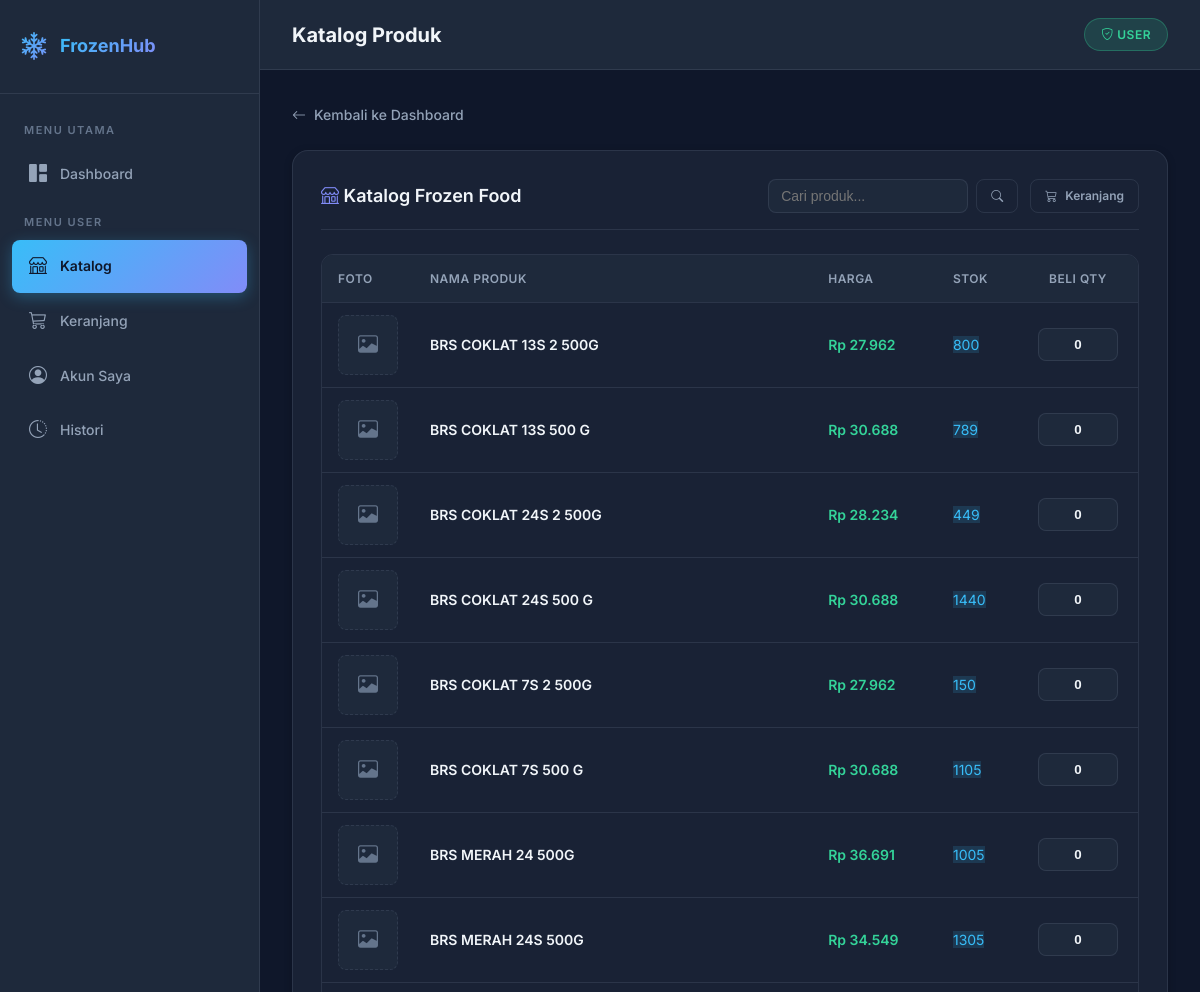
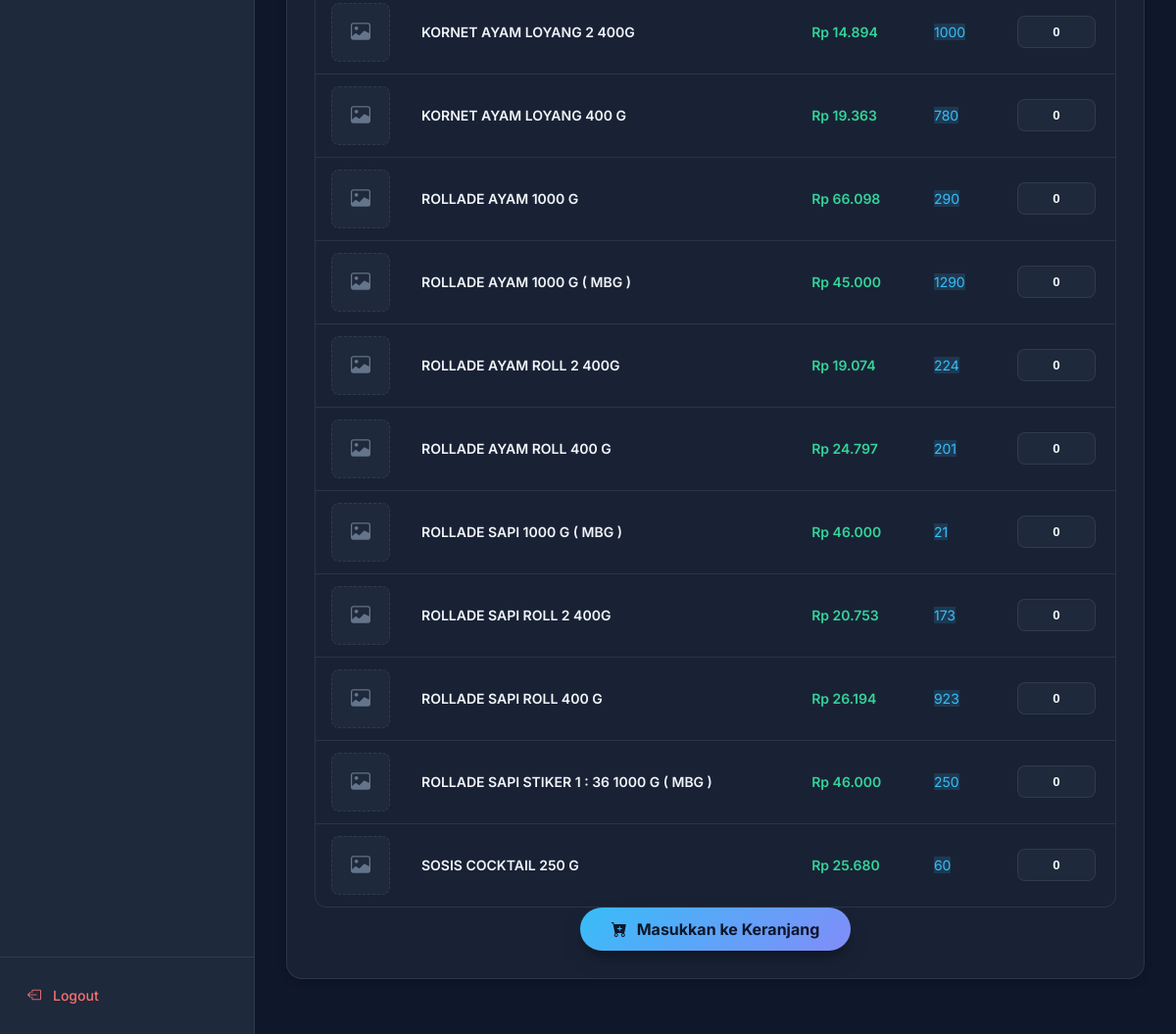
/user/katalog.php (signed in), run on an earlier commit of the app's database (2 pictures, top to bottom).
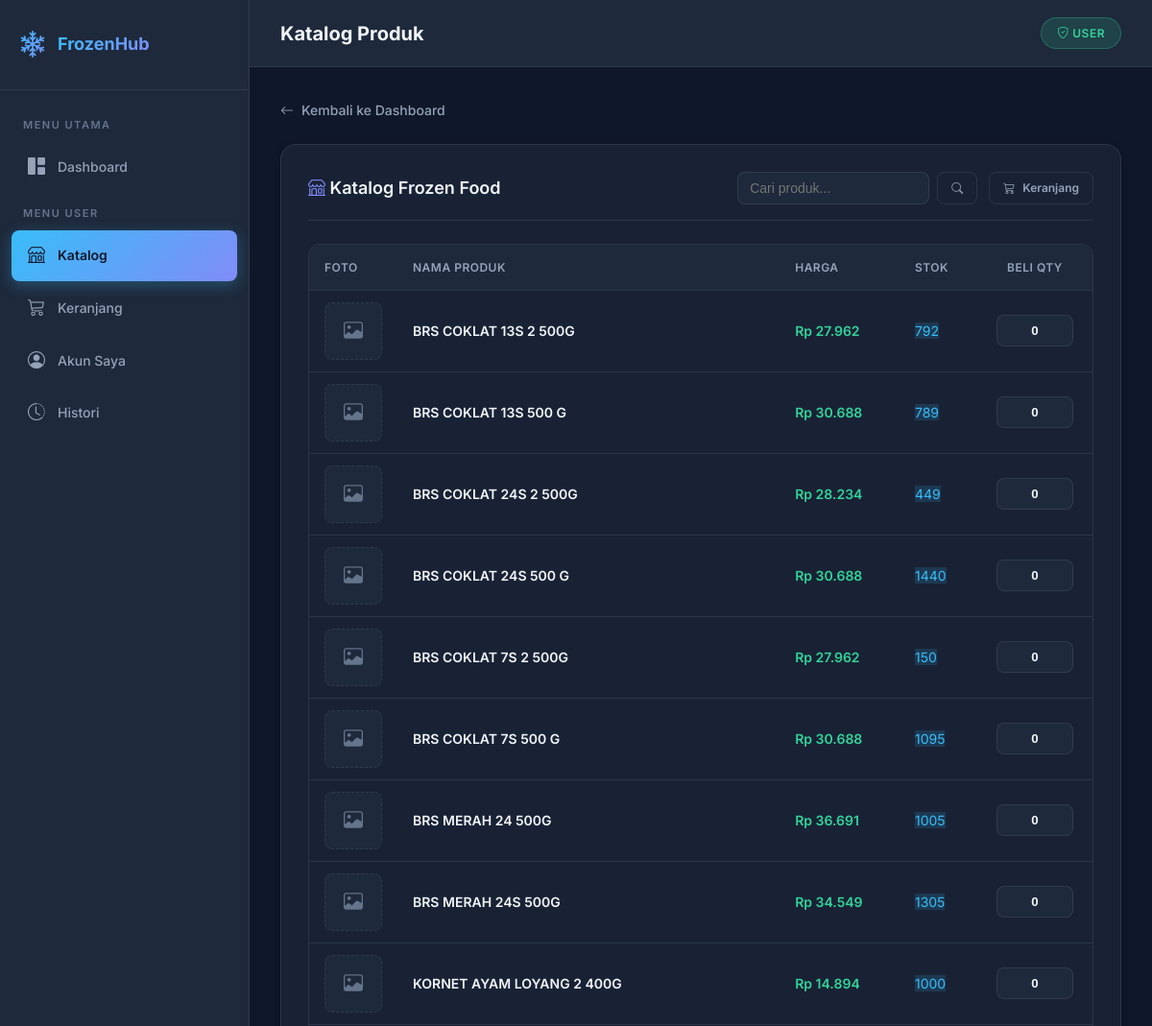
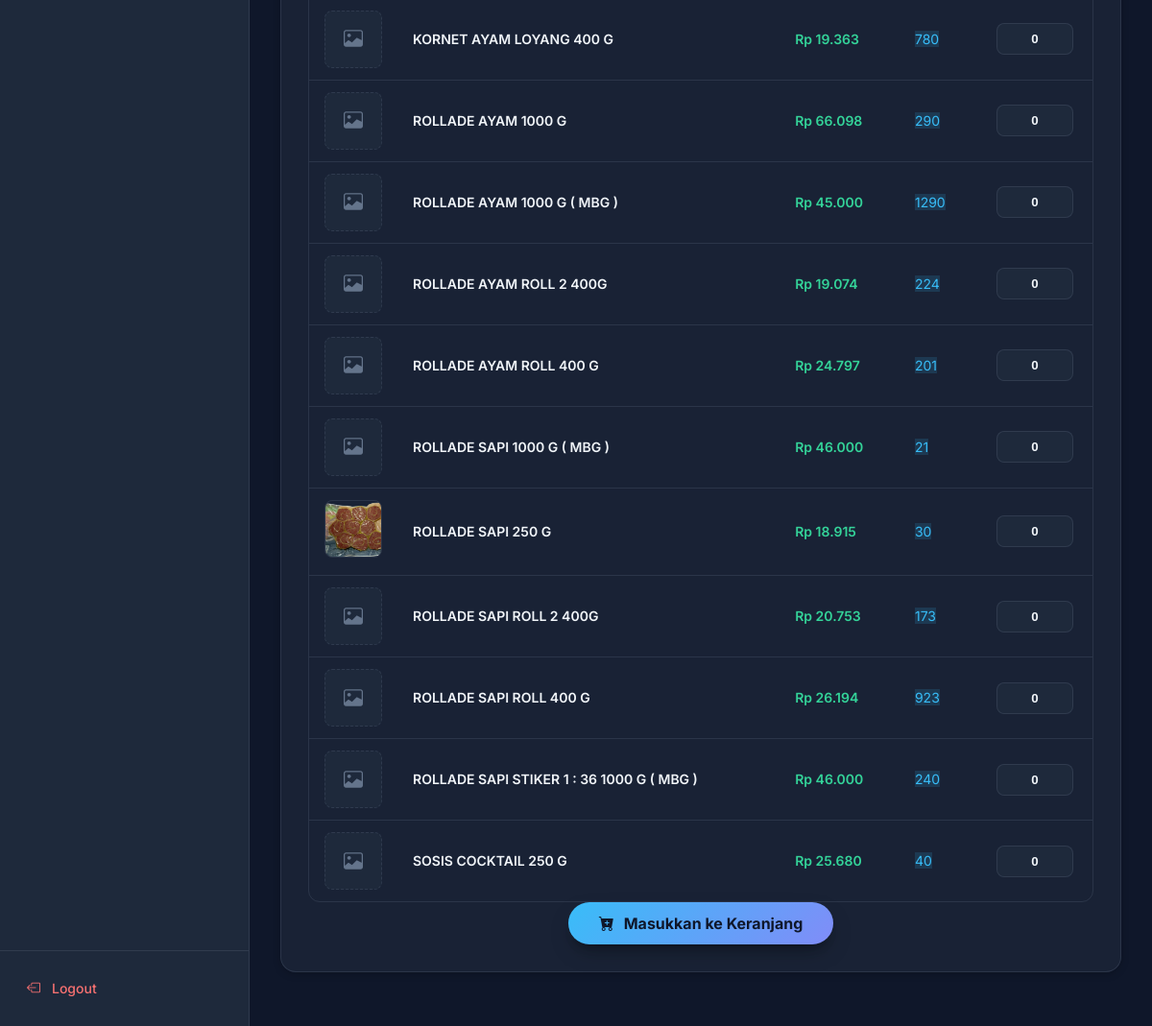
And on a later commit of the database (2 pictures, top to bottom).
### tables this page shows
CREATE TABLE `tb_products` (
  `id_Unique` int(11) NOT NULL,
  `id_parent` varchar(11) NOT NULL,
  `name_product` varchar(50) NOT NULL,
  `image` varchar(255) DEFAULT NULL,
  `price` int(11) NOT NULL,
  `stock` int(11) NOT NULL,
  `qty_cardboard` int(11) NOT NULL
);

### user/katalog.php (the view, shortened to what this page needs)
<?php
require_once '../config/koneksi.php';
$is_subfolder = true;
include '../assets/layout_header.php';
$keyword = $_GET['search'] ?? '';
?>
<a href="<?= $base_url ?>dashboard.php" class="back-link">
    <i class="bi bi-arrow-left"></i> Kembali ke Dashboard
</a>
<div class="card mb-24">
    <div class="card-header" style="display:flex; justify-content:space-between; align-items:center;">
        <h3 style="margin:0;"><i class="bi bi-shop" style="color:var(--accent-2)"></i> Katalog Frozen Food</h3>
        <div style="display:flex; gap:12px;">
            <form method="GET" style="display:flex; gap:8px;">
                <input type="text" name="search" id="search-input" placeholder="Cari produk..." value="<?= htmlspecialchars($keyword) ?>"
                       style="padding:6px 12px; border-radius:8px; border:1px solid var(--border-color); background:var(--bg-secondary); color:var(--text-primary); outline:none; font-size:14px; width:200px;" autocomplete="off">
                <button type="submit" class="btn btn-outline btn-sm">
                    <i class="bi bi-search"></i>
                </button>
            </form>
            <a href="keranjang.php" class="btn btn-outline btn-sm">
                <i class="bi bi-cart3"></i> Keranjang
            </a>
        </div>
    </div>
    <form method="POST" id="bulk-form">
        <div class="table-wrapper">
            <table>
                <thead>
                    <tr>
                        <th style="width:80px;">Foto</th>
                        <th>Nama Produk</th>
                        <th>Harga</th>
                        <th>Stok</th>
                        <th style="width:120px; text-align:center;">Beli Qty</th>
                    </tr>
                </thead>
                <tbody id="catalog-body">
                <?php
                $query_sql = "SELECT * FROM tb_products WHERE stock > 0";
                $query_sql .= " ORDER BY name_product ASC";
                $produk = mysqli_query($conn, $query_sql);
                while ($p = mysqli_fetch_assoc($produk)) {
                ?>
                    <tr>
                        <td>
                            <?php if($p['image']): ?>
                                <img src="../assets/img/produk/<?= $p['image'] ?>"
                                     alt="Produk"
                                     class="zoomable-image"
                                     style="width:60px; height:60px; object-fit:cover; border-radius:8px; border:1px solid var(--border-color);"
                                     onclick="openModal(this.src, '<?= addslashes($p['name_product']) ?>')">
                            <?php else: ?>
                                <div style="width:60px; height:60px; background:var(--bg-secondary); border-radius:8px; display:flex; align-items:center; justify-content:center; border:1px dashed var(--border-color);">
                                    <i class="bi bi-image" style="color:var(--text-muted); font-size:20px;"></i>
                                </div>
                            <?php endif; ?>
                        </td>
                        <td style="font-weight:600; color:var(--text-primary);"><?= $p['name_product'] ?></td>
                        <td style="color:var(--success); font-weight:600;">Rp <?= number_format($p['price'],0,',','.') ?></td>
                        <td>
                            <span class="badge" style="background:var(--info-bg); color:var(--accent-1);"><?= $p['stock'] ?></span>
                        </td>
                        <td style="text-align:center;">
                            <input type="number" name="qtys[<?= $p['id_Unique'] ?>]"
                                   class="qty-input" value="0" min="0" max="<?= $p['stock'] ?>"
                                   onchange="toggleActive(this)">
                        </td>
                    </tr>
                <?php } ?>
                </tbody>
            </table>
        </div>
        <div class="bulk-footer">
            <button type="submit" name="bulk_add_to_cart" class="btn btn-primary bulk-btn">
                <i class="bi bi-cart-plus-fill"></i> Masukkan ke Keranjang
            </button>
        </div>
    </form>
</div>
<?php include '../assets/layout_footer.php'; ?>

What changed in the data, as far as the page shows it:
changed tb_products "BRS COKLAT 13S 2 500G": stock "800" → "792"
changed tb_products "BRS COKLAT 7S 500 G": stock "1105" → "1095"
now on this page (row edited): tb_products: image (picture), name_product "ROLLADE SAPI 250 G", price "18.915", stock "30"
changed tb_products "ROLLADE SAPI STIKER 1 : 36 1000 G ( MBG )": stock "250" → "240"
changed tb_products "SOSIS COCKTAIL 250 G": stock "60" → "40"
